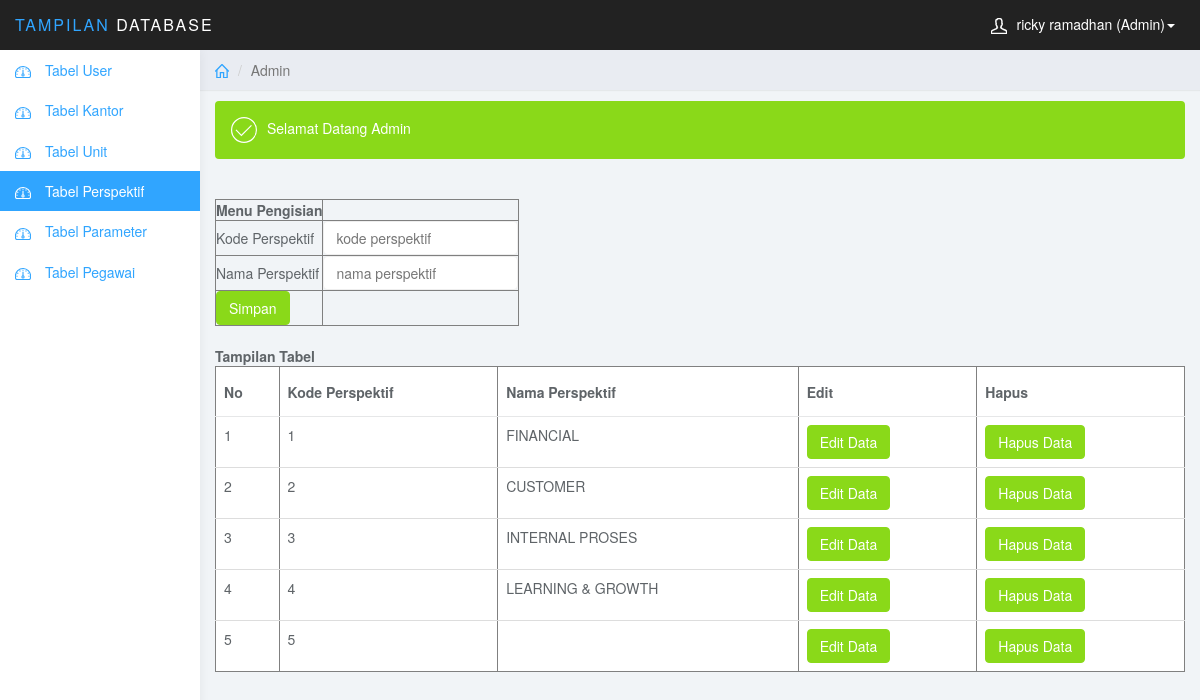
Screenshot of /penilaian_pegawai/admin/perspektif.php (signed in) with the database file from the repository.
### tables this page shows
CREATE TABLE `tbl_perspektif` (
  `kd_perspektif` int(11) NOT NULL,
  `nama_perspektif` varchar(50) NOT NULL
);

### penilaian_pegawai/admin/perspektif.php (the view, shortened to what this page needs)
<!DOCTYPE html>
<html>
<head>
<link href="../user/css/bootstrap.min.css" rel="stylesheet">
<link href="../user/css/datepicker3.css" rel="stylesheet">
<link href="../user/css/styles.css" rel="stylesheet">
</head>
<body>
	<nav class="navbar navbar-inverse navbar-fixed-top" role="navigation">
		<div class="container-fluid">
			<div class="navbar-header">
				<a class="navbar-brand" href="#"><span>Tampilan</span> Database</a>
				<ul class="user-menu">
					<li class="dropdown pull-right">
						<a href="#" class="dropdown-toggle" data-toggle="dropdown"><svg class="glyph stroked male-user"><use xlink:href="#stroked-male-user"></use></svg><?php include'session.php'; echo $_SESSION['nama']; ?> (Admin)<span class="caret"></span></a>
					</li>
				</ul>
			</div>
		</div>
	</nav>
	<div id="sidebar-collapse" class="col-sm-3 col-lg-2 sidebar">
		<ul class="nav menu">
			<li class=""><a href="ubah.php" ><svg class="glyph stroked dashboard-dial"><use xlink:href="#stroked-dashboard-dial"></use></svg> Tabel User</a></li>
			<li class=""><a href="kantor.php"><svg class="glyph stroked dashboard-dial"><use xlink:href="#stroked-dashboard-dial"></use></svg> Tabel Kantor</a></li>
			<li class=""><a href="unit.php"><svg class="glyph stroked dashboard-dial"><use xlink:href="#stroked-dashboard-dial"></use></svg> Tabel Unit</a></li>
			<li class="active"><a href="perspektif.php"><svg class="glyph stroked dashboard-dial"><use xlink:href="#stroked-dashboard-dial"></use></svg> Tabel Perspektif</a></li>
			<li class=""><a href="parameter.php"><svg class="glyph stroked dashboard-dial"><use xlink:href="#stroked-dashboard-dial"></use></svg> Tabel Parameter</a></li>
			<li class=""><a href="pegawai.php"><svg class="glyph stroked dashboard-dial"><use xlink:href="#stroked-dashboard-dial"></use></svg> Tabel Pegawai</a></li>
  </ul>
	</div>
	<div class="col-sm-9 col-sm-offset-3 col-lg-10 col-lg-offset-2 main">
		<div class="row">
			<ol class="breadcrumb">
				<li><a href="#"><svg class="glyph stroked home"><use xlink:href="#stroked-home"></use></svg></a></li>
				<li class="active">Admin</li>
			</ol>
		</div>
		<div class="row">
			<div class="col-lg-12" style="margin-bottom: 10px;">
			</div>
		</div>
		<div class="row">
			<div class="col-lg-12">
				<div class="alert bg-success" role="alert">
					<svg class="glyph stroked checkmark"><use xlink:href="#stroked-checkmark"></use></svg>Selamat Datang Admin
				</div>
					<form action="" method="post">
                        <div class="table-responsive">
                                <table class="" border="1">
                                    <tbody>
                                        <tr><td><center><strong>Menu Pengisian</strong></td></tr>
                                    	<tr><td>Kode Perspektif         </td>
                                    	<td><input placeholder="kode perspektif" onkeypress="return hanyaAngka(event, false)"  name="kd_perspektif" class="form-control" type="text"></td></tr>
                                         <tr><br><td>Nama Perspektif    </td>
                                    	<td><input placeholder="nama perspektif"  name="nama_perspektif" class="form-control" type="text"></td></tr>
                                           <tr><td><button type="submit" class="btn btn-success" name="simpan">Simpan</button></td></tr>
                                    </tbody>
                        </table>
                        </div>
                    </div>
                </div>
				<br>
				<form action="" method="post">
                      	<strong>Tampilan Tabel</strong>
                        <div class="table-responsive">
                                <table class="table " border="1">
                                    <thead>
                                        <tr>
                                        <th>No</th>
                                            <th>Kode Perspektif</th>
                                            <th>Nama Perspektif</th>
                                          <th>Edit</th>
                                            <th>Hapus</th>
                                        </tr>
                                    </thead>
                                    <tbody>
                          <?php
                          echo '<tr>';
							include '../config.php';
							$i=0;
							$query = "SELECT * FROM tbl_perspektif";
							$hasil = mysqli_query($konek,$query);
							while($data = mysqli_fetch_array($hasil)){
								$i++;
					  		echo "<td class='txt-oflo'>".$i."</td>
					  			  <td class='txt-oflo'>".$data[0]."</td>
					  			  <td class='txt-oflo'>".$data[1]."</td>
					  			  <td class='txt-oflo'><a class='btn btn-success' href='update_pers.php?id=$data[0]'>Edit Data</a></td>
							      <td class='txt-oflo'><a class='btn btn-success' href='perspektif.php?tombol=delete&id=$data[0]'>
							       Hapus Data</a></td>
                            </tr>";
					}
					echo '</body>';
					?>
</body>
</html>

### penilaian_pegawai/user/css/styles.css (style rules this page uses)
body { background: #f1f4f7; padding-top: 50px; color: #5f6468; }
a, a:hover, a:focus { color: #30a5ff; }
.form-control { border: 1px solid #eee; box-shadow: none; }
.navbar-header .navbar-brand { color: #fff; font-size: 16px; text-transform: uppercase; font-weight: 500; letter-spacing: 2px; }
.navbar-header .navbar-brand span { color: #30a5ff; }
.btn-success, .btn-success:hover, .btn-success:focus, .btn-success:active, .btn-success.active, .open > .dropdown-toggle.btn-success, .btn-success.disabled, .btn-success[disabled], fieldset[disabled] .btn-success, .btn-success.disabled:hover, .btn-success[disabled]:hover, fieldset[disabled] .btn-success:hover, .btn-success.disabled:focus, .btn-success[disabled]:focus, fieldset[disabled] .btn-success:focus, .btn-success.disabled:active, .btn-success[disabled]:active, fieldset[disabled] .btn-success:active, .btn-success.disabled.active, .btn-success[disabled].active, fieldset[disabled] .btn-success.active { background-color: #8ad919; border-color: #8ad919; }
.bg-success { color: #fff; background-color: #8ad919; }
.navbar { border: 0; }
.user-menu { display: inline-block; margin-top: 14px; margin-right: 10px; float: right; list-style: none; padding: 0; }
.user-menu a { color: #fff; }
.sidebar { display: block; background-color: #fff; padding: 0; display: none; }
@media (min-width: 768px) { .sidebar { display: block; position: fixed; top: 50px; bottom: 0; left: 0; z-index: 1000; display: block; margin: 0; padding: 0; overflow-x: hidden; overflow-y: auto; background-color: #fff; box-shadow: 1px 0px 10px rgba(0, 0, 0, .05); } }
@media (min-width: 768px) { .navbar-header { width: 100%; } }
.sidebar ul.nav .active a, .sidebar ul.nav li.parent a.active, .sidebar ul.nav .active > a:hover, .sidebar ul.nav li.parent a.active:hover, .sidebar ul.nav .active > a:focus, .sidebar ul.nav li.parent a.active:focus { color: #fff; background-color: #30a5ff; }
.breadcrumb { border-radius: 0; padding: 10px 15px; background: #e9ecf2; box-shadow: 0 1px 1px rgba(0, 0, 0, .05); margin: 0 ; }
.table { background: #fff; }
.table>thead>tr>th { border-bottom: 1px solid #e6e7e8; vertical-align: middle; height: 50px; }
.sidebar .glyph, .user-menu .glyph { height: 16px; width: 16px; margin: 0 10px 0 0; stroke-width: 3px; }
.user-menu .glyph { stroke-width: 4px; }
.breadcrumb .glyph { height: 14px; width: 14px; margin: -2px 0 0 0; stroke-width: 4px; }
.alert .glyph, .panel-heading .glyph { width: 26px; height: 26px; margin: 0 10px 0 0; stroke-width: 2px; }

### rows the page displays
tbl_perspektif: kd_perspektif "1", nama_perspektif "FINANCIAL"
tbl_perspektif: kd_perspektif "2", nama_perspektif "CUSTOMER"
tbl_perspektif: kd_perspektif "3", nama_perspektif "INTERNAL PROSES"
tbl_perspektif: kd_perspektif "4", nama_perspektif "LEARNING & GROWTH"
tbl_perspektif: kd_perspektif "5"

### other values shown
$_SESSION['nama'] "ricky ramadhan"
